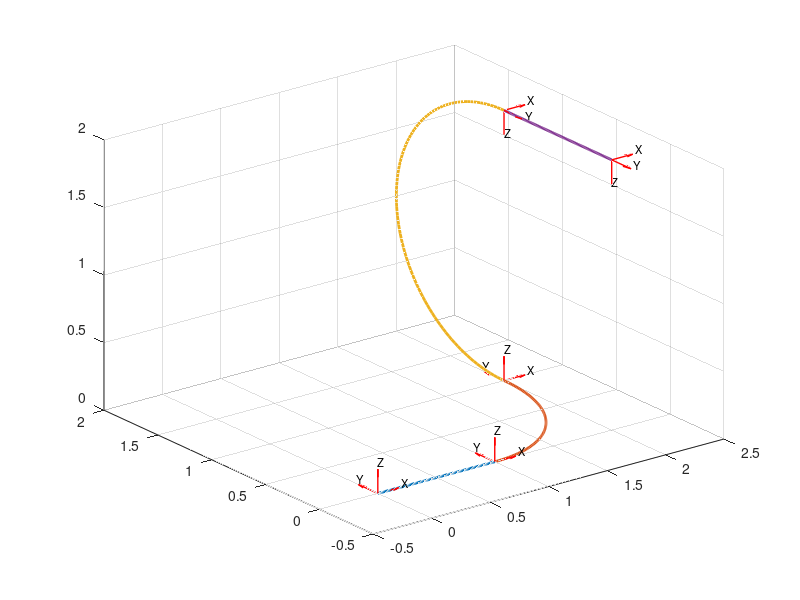

MATLAB code to generate this figure:
clear all;
close all;
clc;

points = [
    0, 0, 0;
    1, 0, 0;
    2, 1, 0;
    2, 1, 2;
    2, 0, 2
];

centers = [
    1, 1, 0;
    2, 1, 1
];

segmetType = [
    ''
] 

%% first line
s = linspace(0, norm(points(2, :) - points(1, :), 30));
line_1 = points(1, :) + s' * (points(2, :) - points(1, :)) / (norm(points(2, :) - points(1, :)));

plot3(line_1(:, 1), line_1(:, 2), line_1(:, 3), "LineWidth", 2); hold on; grid on;

%% first circle
theta = linspace(0, -pi / 2, 100);
radius_1 = norm(points(2, :) - centers(1, :));
x = centers(1, 1) + radius_1 * cos(theta);
y = centers(1, 2) + radius_1 * sin(theta);
z = centers(1, 3) + zeros(size(theta));

plot3(x, y, z, "LineWidth", 2);

%% second circle
theta = linspace(0, pi, 100);

radius_2 = norm(points(3, :) - centers(2, :));
x = centers(2, 1) + zeros(size(theta));
y = centers(2, 2) + radius_2 * sin(theta);
z = centers(2, 3) + radius_2 * cos(theta);

plot3(x, y, z, "LineWidth", 2);

%% last line
s = linspace(0, norm(points(5, :) - points(4, :), 100));
line_2 = points(4, :) + s' * (points(5, :) - points(4, :)) / (norm(points(5, :) - points(4, :)));
plot3(line_2(:, 1), line_2(:, 2), line_2(:, 3), "LineWidth", 2);

%% plotting frame
axes_length = 0.2;

% Assi del sistema di riferimento
quiver3(points(1, 1), points(1, 2), points(1, 3), axes_length, 0, 0, 'r', 'LineWidth', 1);
quiver3(points(1, 1), points(1, 2), points(1, 3), 0, axes_length, 0, 'r', 'LineWidth', 1);
quiver3(points(1, 1), points(1, 2), points(1, 3), 0, 0, axes_length, 'r', 'LineWidth', 1);
text(axes_length, 0, 0, 'X', 'FontSize', 8, 'VerticalAlignment', 'baseline');
text(0, axes_length, 0, 'Y', 'FontSize', 8, 'VerticalAlignment', 'baseline');
text(0, 0, axes_length, 'Z', 'FontSize', 8, 'VerticalAlignment', 'baseline');

quiver3(points(2, 1), points(2, 2), points(2, 3), axes_length, 0, 0, 'r', 'LineWidth', 1);
quiver3(points(2, 1), points(2, 2), points(2, 3), 0, axes_length, 0, 'r', 'LineWidth', 1);
quiver3(points(2, 1), points(2, 2), points(2, 3), 0, 0, axes_length, 'r', 'LineWidth', 1);
text(points(2, 1) + axes_length, 0, 0, 'X', 'FontSize', 8, 'VerticalAlignment', 'baseline');
text(points(2, 1), points(2, 2) + axes_length, 0, 'Y', 'FontSize', 8, 'VerticalAlignment', 'baseline');
text(points(2, 1), points(2, 2), points(2, 3) + axes_length, 'Z', 'FontSize', 8, 'VerticalAlignment', 'baseline');

quiver3(points(3, 1), points(3, 2), points(3, 3), axes_length, 0, 0, 'r', 'LineWidth', 1);
quiver3(points(3, 1), points(3, 2), points(3, 3), 0, axes_length, 0, 'r', 'LineWidth', 1);
quiver3(points(3, 1), points(3, 2), points(3, 3), 0, 0, axes_length, 'r', 'LineWidth', 1);
text(points(3, 1) + axes_length, points(3, 2), 0, 'X', 'FontSize', 8, 'VerticalAlignment', 'baseline');
text(points(3, 1), points(3, 2) + axes_length, 0, 'Y', 'FontSize', 8, 'VerticalAlignment', 'baseline');
text(points(3, 1), points(3, 2), points(3, 3) + axes_length, 'Z', 'FontSize', 8, 'VerticalAlignment', 'baseline');

quiver3(points(4, 1), points(4, 2), points(4, 3), axes_length, 0, 0, 'r', 'LineWidth', 1);
quiver3(points(4, 1), points(4, 2), points(4, 3), 0, -axes_length, 0, 'r', 'LineWidth', 1);
quiver3(points(4, 1), points(4, 2), points(4, 3), 0, 0, -axes_length, 'r', 'LineWidth', 1);
text(points(4, 1) + axes_length, points(4, 2), points(4, 3), 'X', 'FontSize', 8, 'VerticalAlignment', 'baseline');
text(points(4, 1), points(4, 2) - axes_length, points(4, 3), 'Y', 'FontSize', 8, 'VerticalAlignment', 'baseline');
text(points(4, 1), points(4, 2), points(4, 3) -axes_length, 'Z', 'FontSize', 8, 'VerticalAlignment', 'baseline');

quiver3(points(5, 1), points(5, 2), points(5, 3), axes_length, 0, 0, 'r', 'LineWidth', 1);
quiver3(points(5, 1), points(5, 2), points(5, 3), 0, -axes_length, 0, 'r', 'LineWidth', 1);
quiver3(points(5, 1), points(5, 2), points(5, 3), 0, 0, -axes_length, 'r', 'LineWidth', 1);
text(points(5, 1) + axes_length, points(5, 2), points(5, 3), 'X', 'FontSize', 8, 'VerticalAlignment', 'baseline');
text(points(5, 1), points(5, 2) - axes_length, points(5, 3), 'Y', 'FontSize', 8, 'VerticalAlignment', 'baseline');
text(points(5, 1), points(5, 2), points(5, 3) -axes_length, 'Z', 'FontSize', 8, 'VerticalAlignment', 'baseline');